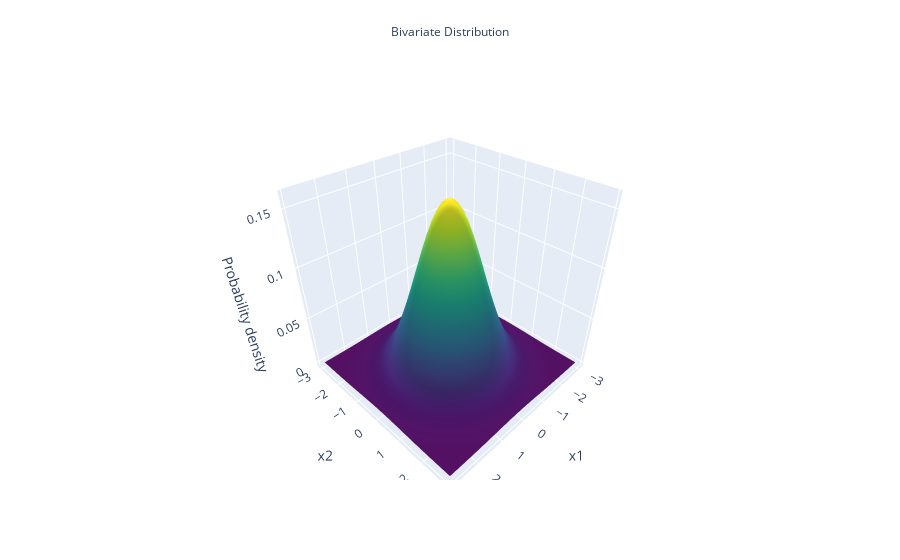

Notebook cell for this chart:
### Code cell
from numpy.random import sample


def generate_multivariate_normal(
    mu,
    cov,
    sample=True,
    sample_size=None,
    seed=None,
    generate_pdf=False,
    pos=None
    ):
    """
    Args:
        mu                 : mean vector
        cov                : covriance matrix
        sample(Bool)       : if sampling is required
        seed               : Random Seed
        generate_pdf(Bool) : To generate PDF or not
        pos                : Only when denisty in generated, Values for which density is generated  
    Returns:
        1. Multivariate Distribution
        2. Sample data only if `sample = True`
        3. PDF only if `generate_pdf = True`

    """
    # generate Multivariate Distribution using scipy 
    dist = multivariate_normal(mean=mu, cov=cov , seed=seed)

    #Sampling
    if sample:

        samples = dist.rvs(size=sample_size, random_state=seed)         # rvs: Random Variates
    else:
        
        samples = None
    
    #Density
    if generate_pdf:

        if pos is None:

            raise ValueError("`pos` is required for generating density ")

        else:
            
            pdf = dist.pdf(pos)                                         # pdf: Probability Density Function

    else:
        pdf = None 
    
    return dist, samples, pdf 

mu_x1, mu_x2 = 0, 0       # mean

sigma_x1, sigma_x2 = 1, 1 # standard deviation 

x1, x2 = np.mgrid[
    (-3.0 * sigma_x1 + mu_x1) : (3.0 * sigma_x1 + mu_x1) : 0.1, # start : stop : step_size
    (-3.0 * sigma_x2 + mu_x2) : (3.0 * sigma_x2 + mu_x2) : 0.1
]


pos = np.dstack((x1,x2))

mu = [mu_x1, mu_x2]

cov_x1_x2 = 0 

cov = [[sigma_x1**2, cov_x1_x2], [cov_x1_x2, sigma_x2**2]] # covariance matrix

sample = generate_multivariate_normal(
    mu=mu,
    cov=cov,
    sample=False,
    seed=seed,
    generate_pdf=True,
    pos=pos

)


# Plot

fig = go.Figure(
    go.Surface(
        z=sample[2],
        x=x1,
        y=x2,
        colorscale='Viridis',
        showscale=False
    )
)
fig.update_layout(
    {
        "title": dict(
            text="Bivariate Distribution",
            y=0.95,
            x=0.5,
            xanchor="center",
            yanchor="top",
            font=dict(size=12)
        ), 
        "scene":dict(
            xaxis=dict(title='x1'),
            yaxis=dict(title='x2'),
            zaxis=dict(title='Probability density')
        ),
        "xaxis": dict(title="Values"),
        "yaxis": dict(title="Probability Density"),
    }
)
fig.show()

### Figure 1 — Plotly figure (JSON) as saved in the notebook; plotly's stock layout.template omitted (floating-point values rounded to 4 significant figures; data arrays with more than 128 entries replaced by an {"elided": "..."} marker saying what was removed)
{"data": [{"colorscale": [[0, "#440154"], [0.1111, "#482878"], [0.2222, "#3e4989"], [0.3333, "#31688e"], [0.4444, "#26828e"], [0.5556, "#1f9e89"], [0.6667, "#35b779"], [0.7778, "#6ece58"], [0.8889, "#b5de2b"], [1, "#fde725"]], "showscale": false, "type": "surface", "x": {"elided": "60x60 float values"}, "y": {"elided": "60x60 float values"}, "z": {"elided": "60x60 float values"}}], "layout": {"scene": {"xaxis": {"title": {"text": "x1"}}, "yaxis": {"title": {"text": "x2"}}, "zaxis": {"title": {"text": "Probability density"}}}, "title": {"font": {"size": 12}, "text": "Bivariate Distribution", "x": 0.5, "xanchor": "center", "y": 0.95, "yanchor": "top"}, "xaxis": {"title": {"text": "Values"}}, "yaxis": {"title": {"text": "Probability Density"}}}}
